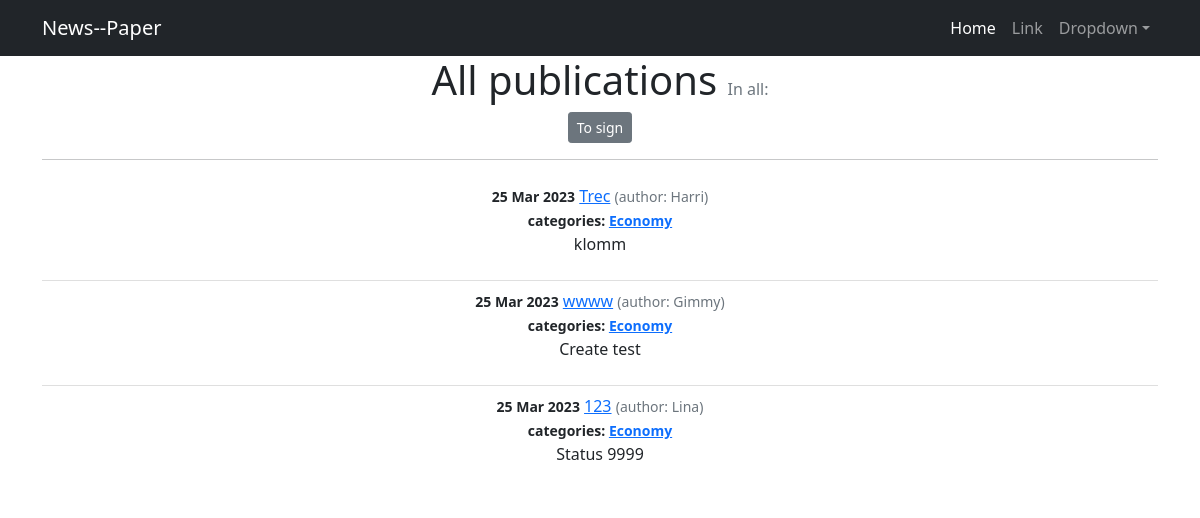
Screenshot of /news/categories/4 with the database file from the repository.
### news/models.py (models this page shows, shortened)
class Post(models.Model):
    objects = None
    author = models.ForeignKey(Author, on_delete=models.CASCADE)
    typContent = [('Article', 'Article'), ('News', 'News')]
    newsArticle = models.CharField(choices=typContent, max_length=7, default='News')
    dateTime = models.DateTimeField(auto_now_add=True)
    category = models.ManyToManyField(Category, through='PostCategory')
    title = models.CharField(max_length=255)
    text = models.TextField()
    rating = models.SmallIntegerField(default=0)

class Author(models.Model):
    user = models.OneToOneField(User, on_delete=models.CASCADE)
    authorRating = models.SmallIntegerField(default=0)
    def __str__(self):
        return f'{self.user}'

class Category(models.Model):
    category_name = models.CharField(max_length=128, unique= True)
    subscribers = models.ManyToManyField(User, related_name='categories')
    def __str__(self):
        return f'{self.category_name}'

### news/views.py (the view)
# urls.py: path('categories/<int:pk>', CategoryListView.as_view(), name='category_list'),
class CategoryListView(ListView):
    model = Post
    template_name = 'category_list.html'
    context_object_name = 'category_news_list'
    def get_queryset(self):
        self.category = get_object_or_404(Category, id = self.kwargs['pk'])
        queryset = Post.objects.filter(category = self.category).order_by('-dateTime')
        return queryset
    def get_context_data(self, **kwargs):
        context = super().get_context_data(**kwargs)
        context['is_not_subscriber'] = self.request.user not in self.category.subscribers.all()
        context['category'] = self.category
        return context

### templates/category_list.html (shortened to what this page needs)
<!DOCTYPE html>
{% extends 'default.html' %}
{% load custom_filters %}
{% block content %}
<h1 class="text-center">All publications <span class="text-muted fs-6 fw-normal">In all: {{ page_obj.paginator.count }}</span></h1>
    {% if is_not_subscriber %}
        <p class="text-center"><a href="{% url 'subscribe' category.id %}" class="btn btn-secondary btn-sm">To sign</a></p>
    {% endif %}
<hr>
<ul class = "list-group list-group-flush">
    {% for post in category_news_list %}
        <li class = "list-group-item">
            <small class = "fw-bold">{{ post.dateTime | date:'d M Y' }}</small>
            <a href="{% url 'post_detail' post.id %}">{{ post.title }}</a>
            <small class = "text-muted">(author: {{ post.author }})</small><br>
            <small class = "fw-bold">categories:
                {% for category in post.category.all %}
                <a href="{% url 'category_list' category.id %}">{{ category }}</a>
                {% endfor %}
            </small>
            <p>{{ post.text | truncatechars:210 }}</p>
        </li>
    {% endfor %}
</ul>
{% endblock content %}

### rows the page displays
Post: dateTime "25 Mar 2023", title "Trec", author "Harri", text "klomm"
Category: category_name "Economy"
Post: dateTime "25 Mar 2023", title "wwww", author "Gimmy", text "Create test"
Post: dateTime "25 Mar 2023", title "123", author "Lina", text "Status 9999"
